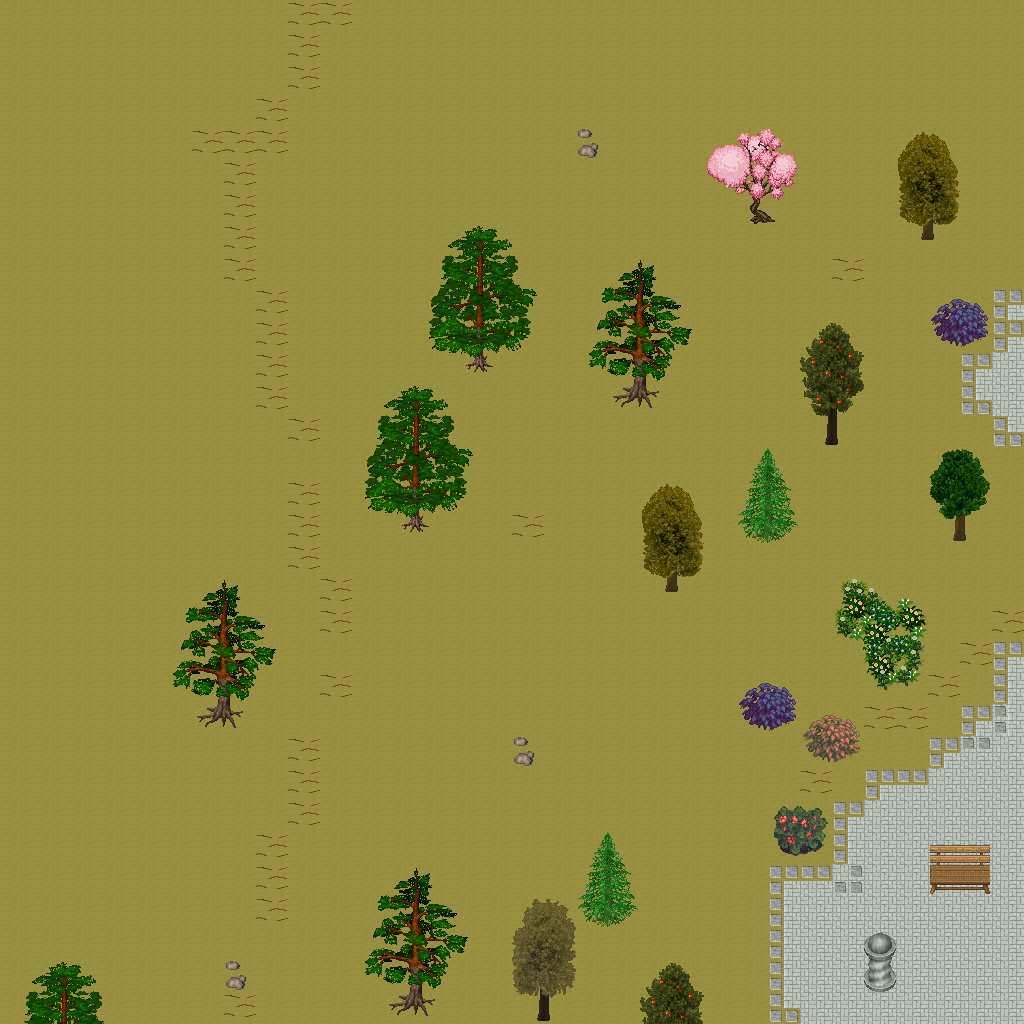

The image is a tile-based game level rendered from a .tmx file. Its description and source (layers, tilesets, objects; grid data summarised) follow:
An orthogonal 32x32 tile map with 32x32 px tiles, 5 tile layers (Ground, Objects, Objects2, Above, ...), 1 hidden layer not drawn, 34 tilesets.

<map version="1.10" tiledversion="1.11.0" orientation="orthogonal" renderorder="right-down" width="32" height="32" tilewidth="32" tileheight="32" infinite="0" nextlayerid="11" nextobjectid="1">
 <tileset firstgid="1" name="ground_ground" tilewidth="32" tileheight="32" tilecount="33" columns="3">
  <image source="../drawable/ground_ground.png" width="96" height="352" />
 </tileset>
 <tileset firstgid="34" name="ground_rock_pebbles" tilewidth="32" tileheight="32" tilecount="3" columns="1">
  <image source="../drawable/ground_rock_pebbles.png" width="32" height="96" />
 </tileset>
 <tileset firstgid="37" name="ground_grass_edges" tilewidth="32" tileheight="32" tilecount="36" columns="12">
  <image source="../drawable/ground_grass_edges.png" width="384" height="96" />
 </tileset>
 <tileset firstgid="73" name="plant_flower_daisy_white" tilewidth="32" tileheight="32" tilecount="8" columns="2">
  <image source="../drawable/plant_flower_daisy_white.png" width="64" height="128" />
 </tileset>
 <tileset firstgid="81" name="ground_ridge_earth_dark" tilewidth="32" tileheight="32" tilecount="96" columns="12">
  <image source="../drawable/ground_ridge_earth_dark.png" width="384" height="256" />
 </tileset>
 <tileset firstgid="177" name="plant_grasses" tilewidth="32" tileheight="32" tilecount="6" columns="3">
  <image source="../drawable/plant_grasses.png" width="96" height="64" />
 </tileset>
 <tileset firstgid="183" name="ground_earth_edges" tilewidth="32" tileheight="32" tilecount="18" columns="6">
  <image source="../drawable/ground_earth_edges.png" width="192" height="96" />
 </tileset>
 <tileset firstgid="201" name="item_statue_green_stone_3" tilewidth="32" tileheight="32" tilecount="3" columns="1">
  <image source="../drawable/item_statue_green_stone_3.png" width="32" height="96" />
 </tileset>
 <tileset firstgid="204" name="ground_rock_rocks_2" tilewidth="32" tileheight="32" tilecount="4" columns="2">
  <image source="../drawable/ground_rock_rocks_2.png" width="64" height="64" />
 </tileset>
 <tileset firstgid="208" name="item_corpse_huge_animal" tilewidth="32" tileheight="32" tilecount="16" columns="2">
  <image source="../drawable/item_corpse_huge_animal.png" width="64" height="256" />
 </tileset>
 <tileset firstgid="224" name="item_statue_green_stone" tilewidth="32" tileheight="32" tilecount="12" columns="4">
  <image source="../drawable/item_statue_green_stone.png" width="128" height="96" />
 </tileset>
 <tileset firstgid="236" name="logic_creature_animal" tilewidth="32" tileheight="32" tilecount="32" columns="8">
  <image source="../drawable/logic_creature_animal.png" width="256" height="128" />
 </tileset>
 <tileset firstgid="268" name="logic_collision" tilewidth="32" tileheight="32" tilecount="1" columns="1">
  <image source="../drawable/logic_collision.png" width="32" height="32" />
 </tileset>
 <tileset firstgid="269" name="plant_tree_taller_trees" tilewidth="32" tileheight="32" tilecount="32" columns="8">
  <image source="../drawable/plant_tree_taller_trees.png" width="256" height="128" />
 </tileset>
 <tileset firstgid="301" name="plant_tree_spruce" tilewidth="32" tileheight="32" tilecount="6" columns="2">
  <image source="../drawable/plant_tree_spruce.png" width="64" height="96" />
 </tileset>
 <tileset firstgid="307" name="plant_bush_bush_mult_colored" tilewidth="32" tileheight="32" tilecount="6" columns="3">
  <image source="../drawable/plant_bush_bush_mult_colored.png" width="96" height="64" />
 </tileset>
 <tileset firstgid="313" name="plant_bush_bush_pinks" tilewidth="32" tileheight="32" tilecount="4" columns="2">
  <image source="../drawable/plant_bush_bush_pinks.png" width="64" height="64" />
 </tileset>
 <tileset firstgid="317" name="plant_flower_flower_bed_1" tilewidth="32" tileheight="32" tilecount="35" columns="7">
  <image source="../drawable/plant_flower_flower_bed_1.png" width="224" height="160" />
 </tileset>
 <tileset firstgid="352" name="plant_flower_small_flower_bed" tilewidth="32" tileheight="32" tilecount="12" columns="3">
  <image source="../drawable/plant_flower_small_flower_bed.png" width="96" height="128" />
 </tileset>
 <tileset firstgid="364" name="plant_flower_small_flower_bed_2" tilewidth="32" tileheight="32" tilecount="12" columns="3">
  <image source="../drawable/plant_flower_small_flower_bed_2.png" width="96" height="128" />
 </tileset>
 <tileset firstgid="376" name="furniture_chair_bench_wooden" tilewidth="32" tileheight="32" tilecount="8" columns="2">
  <image source="../drawable/furniture_chair_bench_wooden.png" width="64" height="128" />
 </tileset>
 <tileset firstgid="384" name="building_decoration_pool" tilewidth="32" tileheight="32" tilecount="9" columns="3">
  <image source="../drawable/building_decoration_pool.png" width="96" height="96" />
 </tileset>
 <tileset firstgid="393" name="building_decoration_stone_details" tilewidth="32" tileheight="32" tilecount="4" columns="2">
  <image source="../drawable/building_decoration_stone_details.png" width="64" height="64" />
 </tileset>
 <tileset firstgid="397" name="building_decoration_orbpedestal" tilewidth="32" tileheight="32" tilecount="2" columns="1">
  <image source="../drawable/building_decoration_orbpedestal.png" width="32" height="64" />
 </tileset>
 <tileset firstgid="399" name="object_birds" tilewidth="32" tileheight="32" tilecount="4" columns="2">
  <image source="../drawable/object_birds.png" width="64" height="64" />
 </tileset>
 <tileset firstgid="403" name="building_gazebo" tilewidth="32" tileheight="32" tilecount="21" columns="3">
  <image source="../drawable/building_gazebo.png" width="96" height="224" />
 </tileset>
 <tileset firstgid="424" name="ground_green_paving" tilewidth="32" tileheight="32" tilecount="18" columns="3">
  <image source="../drawable/ground_green_paving.png" width="96" height="192" />
 </tileset>
 <tileset firstgid="442" name="plant_tree_pine_tree" tilewidth="32" tileheight="32" tilecount="20" columns="4">
  <image source="../drawable/plant_tree_pine_tree.png" width="128" height="160" />
 </tileset>
 <tileset firstgid="462" name="plant_tree_pine_tree_1" tilewidth="32" tileheight="32" tilecount="20" columns="4">
  <image source="../drawable/plant_tree_pine_tree_1.png" width="128" height="160" />
 </tileset>
 <tileset firstgid="482" name="plant_tree_cherry_blossom_tree" tilewidth="32" tileheight="32" tilecount="9" columns="3">
  <image source="../drawable/plant_tree_cherry_blossom_tree.png" width="96" height="96" />
 </tileset>
 <tileset firstgid="491" name="logic_item_fruits" tilewidth="32" tileheight="32" tilecount="16" columns="8">
  <image source="../drawable/logic_item_fruits.png" width="256" height="64" />
 </tileset>
 <tileset firstgid="507" name="plant_bushes_and_trees" tilewidth="32" tileheight="32" tilecount="144" columns="16">
  <image source="../drawable/plant_bushes_and_trees.png" width="512" height="289" />
 </tileset>
 <tileset firstgid="651" name="plant_bush_leafy" tilewidth="32" tileheight="32" tilecount="48" columns="8">
  <image source="../drawable/plant_bush_leafy.png" width="256" height="192" />
 </tileset>
 <tileset firstgid="699" name="plant_bush_flowering" tilewidth="32" tileheight="32" tilecount="72" columns="8">
  <image source="../drawable/plant_bush_flowering.png" width="256" height="288" />
 </tileset>
 <layer id="1" name="Ground" width="32" height="32">
  <data>[1024 cells, 1024 non-empty, 2 distinct tile ids]</data>
 </layer>
 <layer id="2" name="Objects" width="32" height="32">
  <data>[1024 cells, 106 non-empty, 43 distinct tile ids]</data>
 </layer>
 <layer id="3" name="Objects2" width="32" height="32">
  <data>[1024 cells, 7 non-empty, 3 distinct tile ids]</data>
 </layer>
 <layer id="4" name="Above" width="32" height="32">
  <data>[1024 cells, 141 non-empty, 71 distinct tile ids]</data>
 </layer>
 <layer id="5" name="Above2" width="32" height="32">
  <data>[1024 cells, 0 non-empty, 0 distinct tile ids]</data>
 </layer>
 <layer id="6" name="Walkable" width="32" height="32" visible="0">
  <data>[1024 cells, 42 non-empty, 1 distinct tile ids]</data>
 </layer>
 <objectgroup id="7" name="Mapevents" />
 <objectgroup id="8" name="Spawn" />
 <objectgroup id="9" name="Keys" />
 <objectgroup id="10" name="Replace" />
</map>
